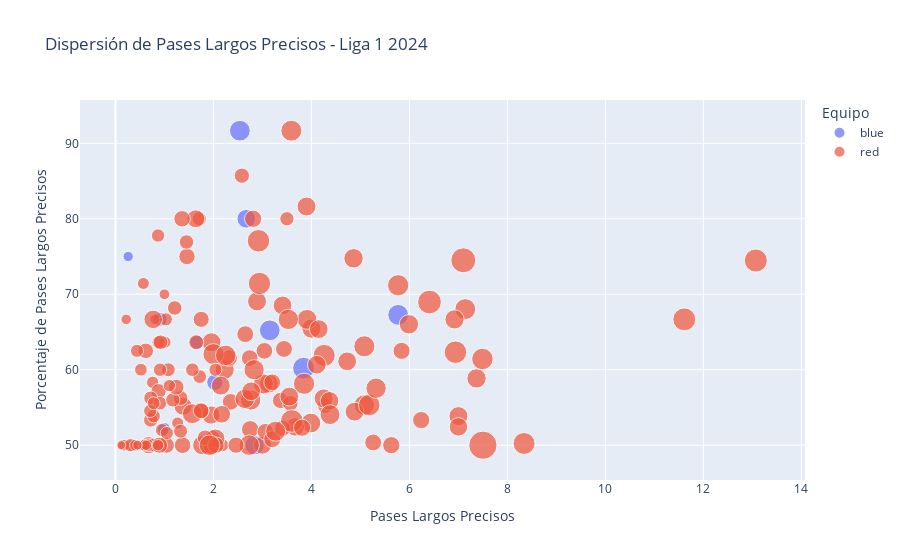

The notebook cell saved with this chart:
### Code cell
df_combined = df_oponentes_per90_incluyendo_alianza

# Crear una columna para el color según el equipo
df_combined['color'] = df_combined['team'].apply(lambda x: 'blue' if x == 'Alianza Lima' else 'red')

# Filtrar por posiciones específicas
df_combined = df_combined[(df_combined['Posicion'] == 'D') | (df_combined['Posicion'] == 'M') | (df_combined['Posicion'] == 'F')]

# Eliminar atípicos
df_combined = df_combined[(df_combined['accurateLongBallsPercentage'] != 100) & (df_combined['accurateLongBallsPercentage'] >= 50)]

# Crear el gráfico de dispersión
fig = px.scatter(df_combined, y='accurateLongBallsPercentage', x='accurateLongBalls', color='color',
                 size='accuratePasses', hover_data=['player', 'team', 'accuratePasses'],
                 title='Dispersión de Pases Largos Precisos - Liga 1 2024',
                 labels={'accurateLongBalls': 'Pases Largos Precisos', 'accurateLongBallsPercentage': 'Porcentaje de Pases Largos Precisos',
                         'accuratePasses': 'Pases Precisos'})

# Actualizar el esquema de colores para que solo muestre azul y rojo
fig.update_traces(marker=dict(colorscale=[[0, 'red'], [1, 'blue']]))

# Personalizar los ejes y el diseño
fig.update_layout(xaxis_title='Pases Largos Precisos', yaxis_title='Porcentaje de Pases Largos Precisos',
                  legend_title_text='Equipo')

# Mostrar el gráfico
fig.show()

### Figure 1 — Plotly figure (JSON) as saved in the notebook; plotly's stock layout.template omitted (floating-point values rounded to 4 significant figures; data arrays with more than 128 entries replaced by an {"elided": "..."} marker saying what was removed)
{"data": [{"customdata": [["Carlos Zambrano", "Alianza Lima", 40.4], ["Marco Huaman", "Alianza Lima", 17.81], ["Sebastián Rodríguez", "Alianza Lima", 44.74], ["Gabriel Costa", "Alianza Lima", 40.49], ["Catriel Cabellos", "Alianza Lima", 25.16], ["Kevin Serna", "Alianza Lima", 15.32], ["Christian Neira", "Alianza Lima", 40.37], ["Adrián Arregui", "Alianza Lima", 34.88], ["Franco Zanelatto", "Alianza Lima", 17.88], ["Axel Moyano", "Alianza Lima", 32.67], ["Hernán Barcos", "Alianza Lima", 16.01], ["Cecilio Waterman", "Alianza Lima", 9.96]], "hovertemplate": "color=blue<br>Pases Largos Precisos=%{x}<br>Porcentaje de Pases Largos Precisos=%{y}<br>Pases Precisos=%{customdata[2]}<br>player=%{customdata[0]}<br>team=%{customdata[1]}<extra></extra>", "legendgroup": "blue", "marker": {"color": "#636efa", "colorscale": [[0, "red"], [1, "blue"]], "size": [40.4, 17.81, 44.74, 40.49, 25.16, 15.32, 40.37, 34.88, 17.88, 32.67, 16.01, 9.96], "sizemode": "area", "sizeref": 0.1875, "symbol": "circle"}, "mode": "markers", "name": "blue", "orientation": "v", "showlegend": true, "type": "scatter", "x": [5.77, 1.66, 3.84, 2.54, 2.03, 0.99, 3.15, 2.84, 0.91, 2.67, 0.77, 0.26], "xaxis": "x", "y": [67.27, 63.64, 60.2, 91.67, 58.33, 52.17, 65.22, 50, 66.67, 80, 50, 75], "yaxis": "y"}, {"customdata": {"elided": "153x3 mixed values"}, "hovertemplate": "color=red<br>Pases Largos Precisos=%{x}<br>Porcentaje de Pases Largos Precisos=%{y}<br>Pases Precisos=%{customdata[2]}<br>player=%{customdata[0]}<br>team=%{customdata[1]}<extra></extra>", "legendgroup": "red", "marker": {"color": "#EF553B", "colorscale": [[0, "red"], [1, "blue"]], "size": {"elided": "153 float values"}, "sizemode": "area", "sizeref": 0.1875, "symbol": "circle"}, "mode": "markers", "name": "red", "orientation": "v", "showlegend": true, "type": "scatter", "x": {"elided": "153 float values"}, "xaxis": "x", "y": {"elided": "153 float values"}, "yaxis": "y"}], "layout": {"legend": {"itemsizing": "constant", "title": {"text": "Equipo"}, "tracegroupgap": 0}, "title": {"text": "Dispersión de Pases Largos Precisos - Liga 1 2024"}, "xaxis": {"anchor": "y", "domain": [0, 1], "title": {"text": "Pases Largos Precisos"}}, "yaxis": {"anchor": "x", "domain": [0, 1], "title": {"text": "Porcentaje de Pases Largos Precisos"}}}}
